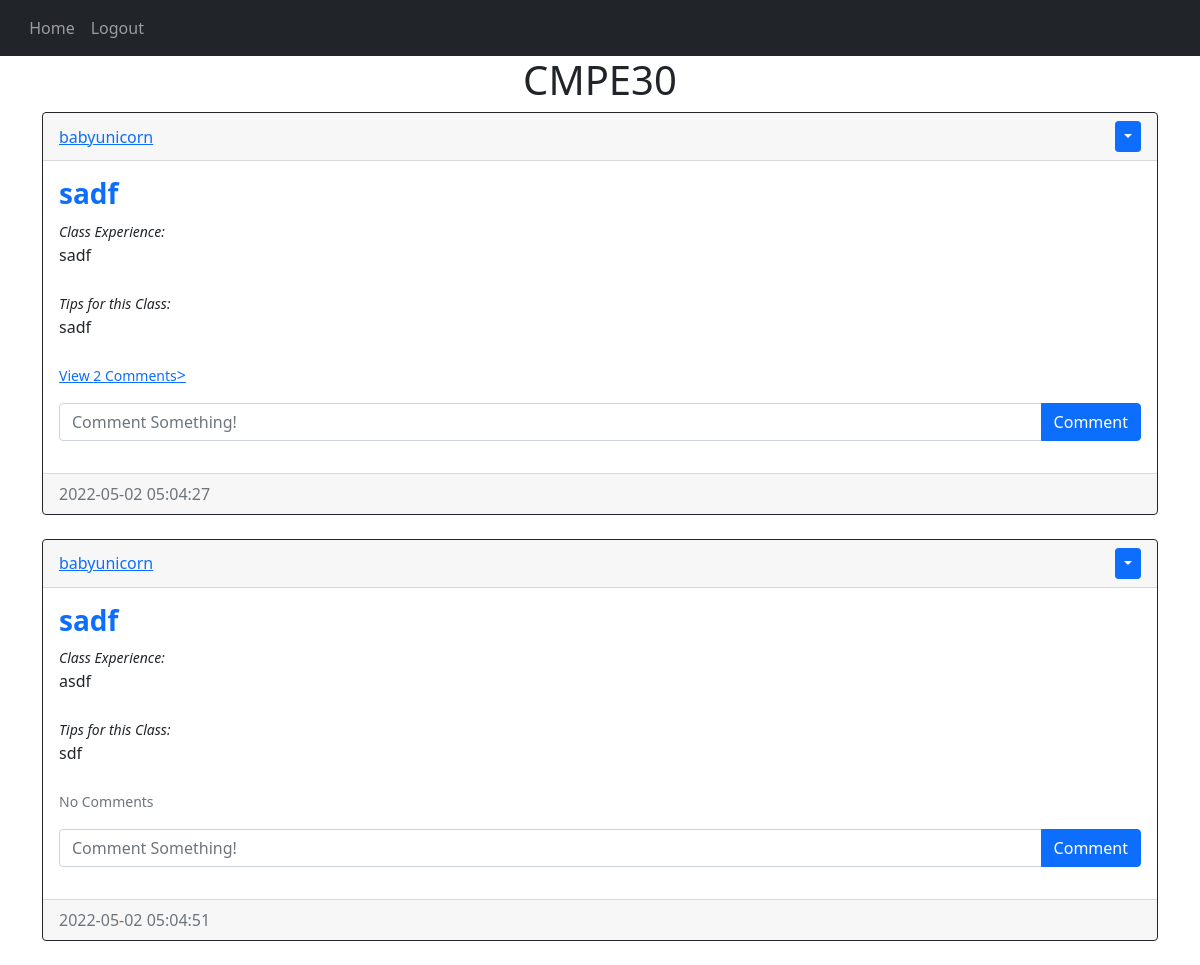
/posts/CMPE30 (signed in), run on the app's committed database.
### website/models.py (models this page shows)
class Post(db.Model):
    id = db.Column(db.Integer, primary_key=True)
    class_id = db.Column(db.Text, nullable=False)
    prof = db.Column(db.Text, nullable=False)
    text = db.Column(db.Text, nullable=False)
    tips = db.Column(db.Text, nullable=False)
    date_created = db.Column(db.DateTime(timezone=True), default=func.now())
    author = db.Column(db.Integer, db.ForeignKey(
        'user.id', ondelete="CASCADE"), nullable=False)
    comments = db.relationship('Comment', backref='post', passive_deletes=True)

class User(db.Model, UserMixin):
    id = db.Column(db.Integer, primary_key=True)
    email = db.Column(db.String(150), unique=True)
    username = db.Column(db.String(150), unique=True)
    password = db.Column(db.String(150))
    date_created = db.Column(db.DateTime(timezone=True), default=func.now())
    posts = db.relationship('Post', backref='user', passive_deletes=True)
    comments = db.relationship('Comment', backref='user', passive_deletes=True)

### website/views.py (the view)
@views.route("/posts/<class_id>")
@login_required
def posts(class_id):
    posts = Post.query.filter_by(class_id=class_id).all()
    if not posts:
        flash('No posts for this class', category='error')
        return redirect(url_for('views.home'))
    return render_template("posts.html", user=current_user, posts=posts, class_id=class_id)

### website/__init__.py (called while the page is built)
def create_app():
    app = Flask(__name__)
    app.config['SECRET_KEY'] = "cmpe131"
    app.config['SQLALCHEMY_DATABASE_URI'] = f'sqlite:///{DB_NAME}'
    db.init_app(app)
    from .views import views   #need . since inside python package
    from .auth import auth    #known as relative import
    app.register_blueprint(views, url_prefix="/")
    app.register_blueprint(auth, url_prefix="/")
    from .models import User, Post, Comment
    create_database(app)
    login_manager = LoginManager()
    login_manager.login_view = "auth.login"
    login_manager.init_app(app)
    @login_manager.user_loader
    def load_user(id):
        return User.query.get(int(id))
    return app

### website/templates/posts.html (shortened to what this page needs)
{% extends "posts_div.html" %}
{% block header %} {{class_id}}{% endblock %}

### website/templates/posts_div.html (shortened to what this page needs)
{% extends "base.html" %} {% block title %}Home{% endblock %} {% block content
    %}
    <h1 align="center">{% block header %}Posts{% endblock %}</h1>
    <div id="posts">
      {% for post in posts %}
      <div class="card border-dark">
        <div class="card-header d-flex justify-content-between align-items-center">
          <a href="/posts/{{post.user.username}}">{{post.user.username}}</a>
          {% if user.id == post.author %}
          <div class="btn-group">
            <button
              type="button"
              class="btn btn-sm btn-primary dropdown-toggle"
              data-bs-toggle="dropdown"
            ></button>
          </div>
          {% endif %}
        </div>
        <div class="card-body">
          <h3 class="text-primary"><strong>{{post.prof}}</strong></h3>
          <label><i><small>Class Experience:</small></i></label>
          <div class="card-text">{{post.text}}</div>
          <br />
          <label><i><small>Tips for this Class:</small></i></label>
          <div class="card-text">{{post.tips}}</div>
          <br />
          <p class="card-text">
          {% if post.comments|length > 0 %}
          <a data-bs-toggle="collapse" href="#comments-{{post.id}}" role="button">
          <small>View {{post.comments|length}} Comments</small>>
        </a>
          {% else %}
          <small class="text-muted">No Comments</small>
          {% endif %}
          </p>
          <form class="input-group mb-3" method ='POST' action="/create-comment/{{post.id}}">
            <input type="text" id="text" name="text" class="form-control" placeholder="Comment Something!" />
            <button type="submit" class="btn btn-primary">Comment</button>
          </form>
        </div>
        <div class="card-footer text-muted">{{post.date_created}}</div>
      </div>
      <br/ > {% endfor %}
    </div>
     {% endblock %}

### website/templates/base.html (shortened to what this page needs)
<!DOCTYPE html>
<html lang="en">
<head>
    <link href="https://cdn.jsdelivr.net/npm/bootstrap@5.1.3/dist/css/bootstrap.min.css" rel="stylesheet">
</head>
<body>
    <nav class="navbar navbar-expand-lg navbar-dark bg-dark">
        <div class="container-fluid">
            <div class="collapse navbar-collapse" id="navbar">
                <div class="navbar-nav">
                <a class="nav-item nav-link" href="/home">Home</a>
                {% if user.is_authenticated %}
                    <a class="nav-item nav-link" href="/logout">Logout</a>
                    {% else %}
                    <a class="nav-item nav-link" href="/login">Login</a>
                    <a class="nav-item nav-link" href="/signup">Sign Up</a>
                {% endif %}
                </div>
            </div>
        </div>>
    </nav>
    <div class="container">{% block content %}{% endblock %}</div>
</body>
</html>

### data on the page
Post: user.username "babyunicorn", prof "sadf", text "sadf", tips "sadf", comments|length "2", date_created "2022-05-02 05:04:27"
Post: user.username "babyunicorn", prof "sadf", text "asdf", tips "sdf", shows "No Comments", date_created "2022-05-02 05:04:51"

### other printed values
{{ class_id }} "CMPE30"
